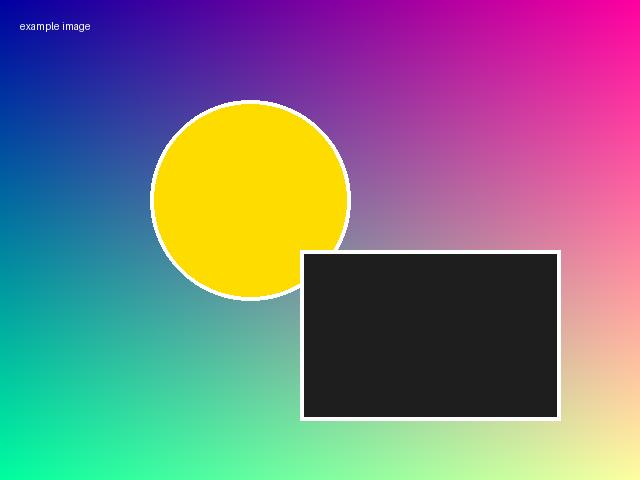
#> input picture assets/example.jpg, 640 x 480 px
$ python chapter2.py
#> lines starting #> are read from the running program, lines starting #| are printed output that depends on the picture
# Chapter 2: manipulasi gambar (Pillow) dan audio (Pydub)
import os

from PIL import Image, ImageFilter
from pydub import AudioSegment

ASSETS = os.path.join(os.path.dirname(os.path.abspath(__file__)), "..", "assets")
OUT = os.path.join(os.path.dirname(os.path.abspath(__file__)), "output")
os.makedirs(OUT, exist_ok=True)


def asset(name):
    return os.path.join(ASSETS, name)


def out(name):
    return os.path.join(OUT, name)


# ---------- Pillow ----------
# Memuat dan menyimpan gambar
image = Image.open(asset("example.jpg"))
#> image is the input picture: PIL image 640x480 RGB; mean R, G, B 124.5, 119.7, 129.4
image.save(out("result.jpg"))

# Cropping
cropped_image = image.crop((10, 10, 200, 200))
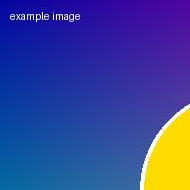
#> cropped_image: PIL image 190x190 RGB; mean R, G, B 57.5, 67.7, 149.4
cropped_image.save(out("cropped_result.jpg"))

# Resizing (dari hasil crop)
resized_image = cropped_image.resize((100, 100))
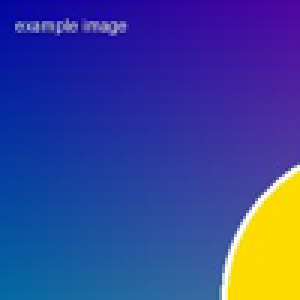
#> resized_image: PIL image 100x100 RGB (shown 3 times larger); mean R, G, B 57.5, 67.6, 149.4
resized_image.save(out("resized_result.jpg"))

# Filtering (dari hasil resize)
filtered_image = resized_image.filter(ImageFilter.BLUR)
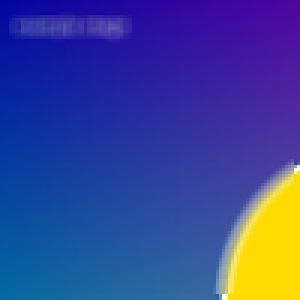
#> filtered_image: PIL image 100x100 RGB (shown 3 times larger); mean R, G, B 57.5, 67.7, 149.4
filtered_image.save(out("filtered_result.jpg"))

# ---------- Pydub ----------
# Memuat dan menyimpan audio
audio = AudioSegment.from_file(asset("example.mp3"))
#> (the run stopped early here; a loop or call above may not have finished)
